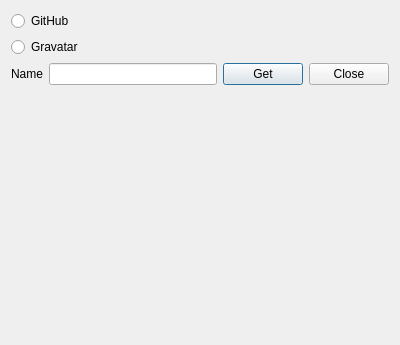
<?xml version="1.0" encoding="UTF-8"?>
<ui version="4.0">
 <class>ExperimentDialog</class>
 <widget class="QDialog" name="ExperimentDialog">
  <property name="geometry">
   <rect>
    <x>0</x>
    <y>0</y>
    <width>400</width>
    <height>345</height>
   </rect>
  </property>
  <property name="windowTitle">
   <string>Dialog</string>
  </property>
  <layout class="QVBoxLayout" name="verticalLayout">
   <item>
    <widget class="QRadioButton" name="radioButton_github">
     <property name="text">
      <string>GitHub</string>
     </property>
    </widget>
   </item>
   <item>
    <widget class="QRadioButton" name="radioButton_gravatar">
     <property name="text">
      <string>Gravatar</string>
     </property>
    </widget>
   </item>
   <item>
    <layout class="QHBoxLayout" name="horizontalLayout">
     <item>
      <widget class="QLabel" name="label">
       <property name="text">
        <string>Name</string>
       </property>
      </widget>
     </item>
     <item>
      <widget class="QLineEdit" name="lineEdit"/>
     </item>
     <item>
      <widget class="QPushButton" name="pushButton_get">
       <property name="text">
        <string>Get</string>
       </property>
      </widget>
     </item>
     <item>
      <widget class="QPushButton" name="pushButton_close">
       <property name="text">
        <string>Close</string>
       </property>
      </widget>
     </item>
    </layout>
   </item>
   <item>
    <widget class="QLabel" name="label_image">
     <property name="sizePolicy">
      <sizepolicy hsizetype="Preferred" vsizetype="Expanding">
       <horstretch>0</horstretch>
       <verstretch>0</verstretch>
      </sizepolicy>
     </property>
     <property name="text">
      <string/>
     </property>
    </widget>
   </item>
  </layout>
 </widget>
 <resources/>
 <connections>
  <connection>
   <sender>pushButton_close</sender>
   <signal>clicked()</signal>
   <receiver>ExperimentDialog</receiver>
   <slot>reject()</slot>
   <hints>
    <hint type="sourcelabel">
     <x>344</x>
     <y>16</y>
    </hint>
    <hint type="destinationlabel">
     <x>344</x>
     <y>-4</y>
    </hint>
   </hints>
  </connection>
 </connections>
</ui>
